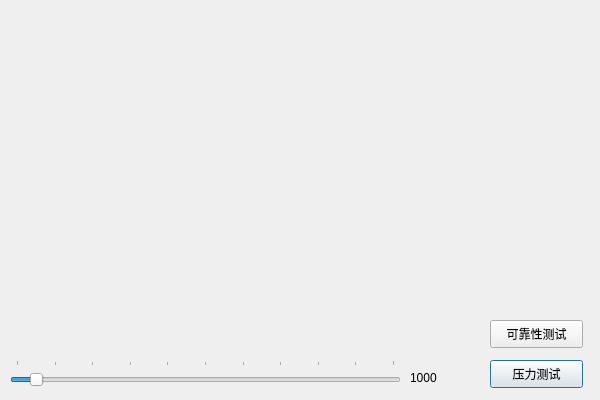
<?xml version="1.0" encoding="UTF-8"?>
<ui version="4.0">
 <class>SDKPerfMonClass</class>
 <widget class="QDialog" name="SDKPerfMonClass">
  <property name="geometry">
   <rect>
    <x>0</x>
    <y>0</y>
    <width>600</width>
    <height>400</height>
   </rect>
  </property>
  <property name="maximumSize">
   <size>
    <width>600</width>
    <height>400</height>
   </size>
  </property>
  <property name="windowTitle">
   <string>SDKPerfMon</string>
  </property>
  <property name="sizeGripEnabled">
   <bool>false</bool>
  </property>
  <property name="modal">
   <bool>true</bool>
  </property>
  <widget class="QPushButton" name="pressureTestBtn">
   <property name="geometry">
    <rect>
     <x>490</x>
     <y>360</y>
     <width>93</width>
     <height>28</height>
    </rect>
   </property>
   <property name="text">
    <string>压力测试</string>
   </property>
  </widget>
  <widget class="QSlider" name="maxNumVSlider">
   <property name="geometry">
    <rect>
     <x>10</x>
     <y>360</y>
     <width>391</width>
     <height>31</height>
    </rect>
   </property>
   <property name="minimum">
    <number>1</number>
   </property>
   <property name="maximum">
    <number>100000</number>
   </property>
   <property name="sliderPosition">
    <number>5000</number>
   </property>
   <property name="orientation">
    <enum>Qt::Horizontal</enum>
   </property>
   <property name="tickPosition">
    <enum>QSlider::TicksAbove</enum>
   </property>
   <property name="tickInterval">
    <number>10000</number>
   </property>
  </widget>
  <widget class="QLabel" name="infoLabel">
   <property name="geometry">
    <rect>
     <x>20</x>
     <y>10</y>
     <width>551</width>
     <height>321</height>
    </rect>
   </property>
   <property name="text">
    <string/>
   </property>
  </widget>
  <widget class="QLabel" name="maxReqsLabel">
   <property name="geometry">
    <rect>
     <x>410</x>
     <y>370</y>
     <width>72</width>
     <height>15</height>
    </rect>
   </property>
   <property name="text">
    <string>1000</string>
   </property>
  </widget>
  <widget class="QPushButton" name="reliableTestBtn">
   <property name="geometry">
    <rect>
     <x>490</x>
     <y>320</y>
     <width>93</width>
     <height>28</height>
    </rect>
   </property>
   <property name="text">
    <string>可靠性测试</string>
   </property>
  </widget>
 </widget>
 <layoutdefault spacing="6" margin="11"/>
 <resources>
  <include location="SDKPerfMon.qrc"/>
 </resources>
 <connections/>
</ui>
